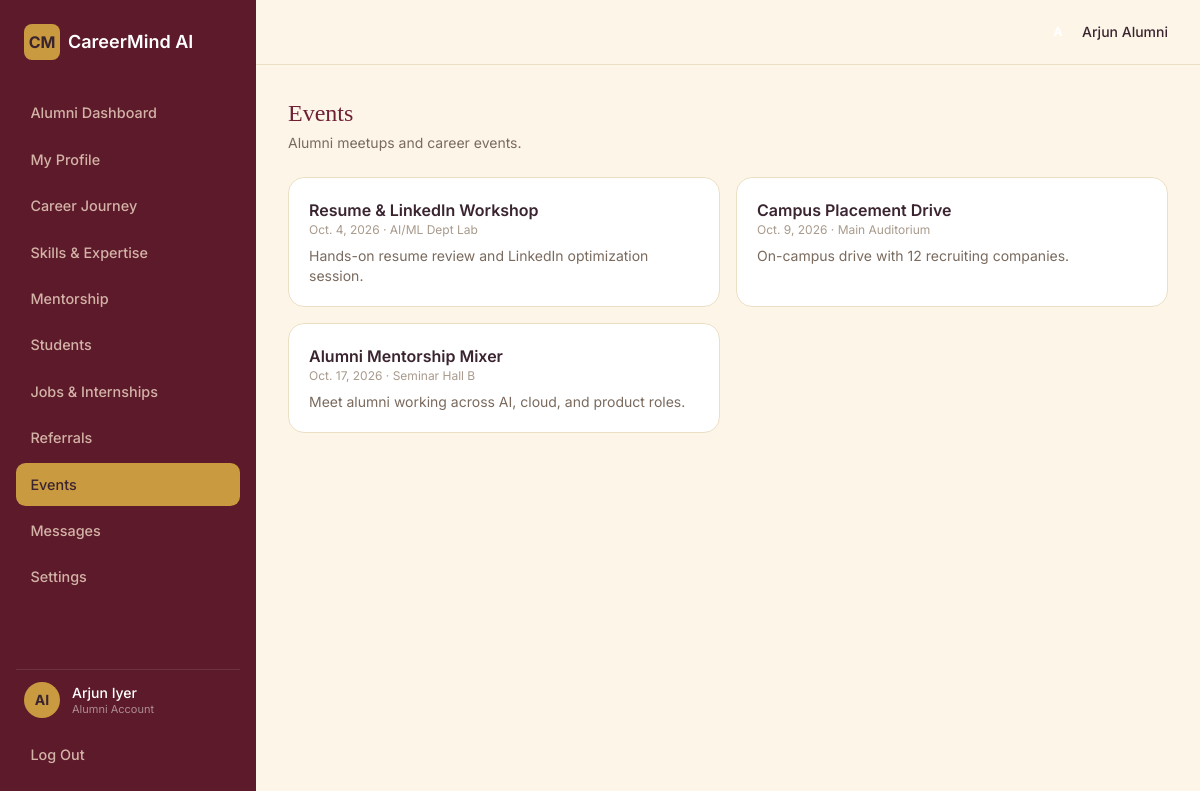
Page /alumni/events/ (signed in) on the committed database.
### roles/models.py (models this page shows, shortened)
class CareerEvent(models.Model):
    title = models.CharField(max_length=150)
    description = models.TextField(blank=True, default='')
    event_date = models.DateField()
    location = models.CharField(max_length=120, default='Campus Auditorium')
    organizer = models.CharField(max_length=120, default='Placement Cell')
    class Meta:
        ordering = ['event_date']

### roles/views_alumni.py (the view)
@role_required('alumni')
def events(request):
    profile, detail = _alumni_detail(request.user)
    events_qs = CareerEvent.objects.all()
    context = dict(profile=profile, active='events', events=events_qs)
    return render(request, 'alumni/events.html', context)

### roles/views_alumni.py (called while the page is built)
def _alumni_detail(user):
    profile, _ = Profile.objects.get_or_create(user=user)
    detail, _ = AlumniDetail.objects.get_or_create(profile=profile)
    return profile, detail

### templates/alumni/events.html (shortened to what this page needs)
{% extends "alumni/base_alumni.html" %}
{% block content %}
<h1 class="font-serif-display text-2xl text-maroon mb-1">Events</h1>
<p class="text-sm text-[#7a6a5e] mb-6">Alumni meetups and career events.</p>
<div class="grid md:grid-cols-2 gap-4">
  {% for e in events %}
  <div class="card p-5">
    <div class="font-semibold">{{ e.title }}</div>
    <div class="text-xs text-[#a89a8c] mb-2">{{ e.event_date }} · {{ e.location }}</div>
    <p class="text-sm text-[#7a6a5e]">{{ e.description }}</p>
  </div>
  {% empty %}<div class="card p-6 text-center text-[#a89a8c] md:col-span-2">No events scheduled.</div>{% endfor %}
</div>
{% endblock %}

### templates/partials/role_base.html (shortened to what this page needs)
{% load static %}
<!DOCTYPE html>
<html lang="en">
<head>
<script src="https://cdn.tailwindcss.com"></script>
<link rel="stylesheet" href="{% static 'css/style.css' %}">
</head>
<body class="min-h-screen flex">
<aside id="cmSidebar" class="cm-sidebar hidden md:flex w-64 bg-maroon-900 flex-col justify-between py-6 px-4 min-h-screen sticky top-0 shrink-0">
  <div>
    <div class="flex items-center gap-2 px-2 mb-8">
      <div class="w-9 h-9 rounded-lg bg-gold flex items-center justify-center text-maroon-900 font-bold">CM</div>
      <span class="text-white font-semibold text-lg">CareerMind AI</span>
    </div>
    <nav class="space-y-1">
      {% block nav_items %}{% endblock %}
    </nav>
  </div>
  <div>
    <div class="flex items-center gap-3 px-2 py-3 border-t border-white/10">
      <div class="w-9 h-9 rounded-full bg-gold flex items-center justify-center text-maroon-900 font-bold text-sm">
        {{ request.user.first_name|first|upper }}{{ request.user.last_name|first|upper }}
      </div>
      <div class="leading-tight">
        <div class="text-white text-sm font-medium">{{ request.user.first_name }} {{ request.user.last_name }}</div>
        <div class="text-[11px] text-white/50">{% block account_label %}Account{% endblock %}</div>
      </div>
    </div>
    <a href="{% url 'logout' %}" class="sidebar-link mt-1">Log Out</a>
  </div>
</aside>
<div class="flex-1 min-h-screen flex flex-col">
  <header class="bg-cream px-4 md:px-8 py-4 flex items-center justify-between border-b border-[#ecdfc4]">
    <div class="flex items-center gap-4 pl-6">
      <div class="flex items-center gap-2">
        <div class="w-8 h-8 rounded-full bg-maroon-800 text-white flex items-center justify-center text-xs font-bold">
        </div>
        <span class="text-sm font-medium">{{ request.user.first_name }} {% block topbar_role_label %}{% endblock %}</span>
      </div>
    </div>
  </header>
  <main class="flex-1 p-4 md:p-8 min-w-0">
    {% block content %}{% endblock %}
  </main>
</div>
</body>
</html>

### static/css/style.css (style rules this page uses)
:root { --maroon-900:#5c1a2a; --maroon-800:#6f2035; --maroon-700:#84293f; --maroon-600:#9c3049; --gold:#c99a3f; --gold-light:#e0be6f; --cream:#fdf6e8; --cream-2:#f6ecd8; --ink:#3a2430; }
body { font-family:'Inter',ui-sans-serif,system-ui,sans-serif; background:var(--cream); color:var(--ink); }
.font-serif-display { font-family:'Playfair Display', Georgia, serif; }
.bg-maroon-900 { background:var(--maroon-900); }
.text-maroon { color:var(--maroon-800); }
.bg-gold { background:var(--gold); }
.bg-cream { background:var(--cream); }
.card { background:#fff; border:1px solid #ecdfc4; border-radius:1rem; }
.sidebar-link { display:flex;align-items:center;gap:.65rem; padding:.65rem .9rem;border-radius:.6rem; color:#f3d9c7cc;font-size:.9rem;font-weight:500; transition:.15s; }

### rows in the picture
CareerEvent: title "Resume & LinkedIn Workshop", event_date "Oct. 4, 2026", location "AI/ML Dept Lab", description "Hands-on resume review and LinkedIn optimization session."
CareerEvent: title "Campus Placement Drive", event_date "Oct. 9, 2026", location "Main Auditorium", description "On-campus drive with 12 recruiting companies."
CareerEvent: title "Alumni Mentorship Mixer", event_date "Oct. 17, 2026", location "Seminar Hall B", description "Meet alumni working across AI, cloud, and product roles."

### other values in the picture
{{ request.user.first_name|first|upper }} "A"
{{ request.user.last_name|first|upper }} "I"
{{ request.user.first_name }} "Arjun"
{{ request.user.last_name }} "Iyer"
